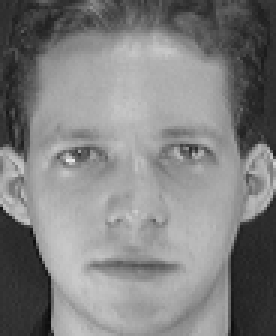
#> input picture att_faces/training/s1/1.pgm, 92 x 112 px, found by its file name (shown 3 times larger); its folder holds 3 pictures in this run
$ python tr1.py
#> lines starting #> are read from the running program, lines starting #| are printed output that depends on the picture
#> further down, img is the input picture: shape (112, 92); min 11, max 234, mean 128.3
### LBP.py
from skimage import feature #We start of by importing the feature  sub-module of scikit-image which contains the implementation of the Local Binary Patterns descriptor.
import numpy as np

import cv2


def lbp_cal(loadedImages):
	# store the number of points and radius
	radius = 3
	numPoints = 8*radius
# compute the Local Binary Pattern representation
	lbp = feature.local_binary_pattern(loadedImages,numPoints,radius, method="uniform")
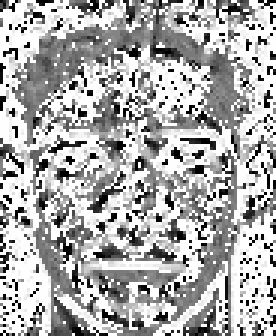
#> lbp: shape (112, 92) float64 (shown 3 times larger); min 0, max 25, mean 17; drawn with min black and max white

	#cv2.namedWindow('image', cv2.WINDOW_NORMAL) #for create new windewo name as "image"
	#cv2.imshow('image',lbp) # for show image
	#cv2.waitKey(0) # for waiting 0 is for infinte time

	binary_img = cv2.adaptiveThreshold(lbp.astype(np.uint8),255,cv2.ADAPTIVE_THRESH_GAUSSIAN_C,cv2.THRESH_BINARY,11,0)
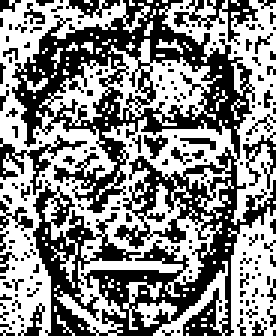
#> binary_img: shape (112, 92) (shown 3 times larger); 53.5% white; black in thin lines or dots
	#cv2.imshow('image',binary_img) # for show image
	#cv2.waitKey(0)
	#cv2.destroyWindow('image')
	hist=np.histogram(lbp.ravel(),bins=np.arange(0,numPoints + 3),range=(0, numPoints + 2))
	hist = hist[0].astype("float")
#> hist = 26 values, max 4178 at index 25, min 104 at index 20, mean 396.3
	print(hist)
#| [ 433.  280.  174.  155.  152.  153.  145.  167.  201.  224.  361.  546.
#|   635.  501.  289.  208.  141.  107.  142.  146.  104.  145.  130.  231.
#|   356. 4178.]
	return hist

### exp/tr1.py

from os import listdir
import numpy as np
from sklearn.svm import SVC
import cv2
import pickle


from LBP import lbp_cal


class_lb=[]
hist_data=[]
i=0
for x in range(1,41):
	path = "att_faces/training/s"+str(x)+"/"
	imagesList = listdir(path)
	l=np.size(imagesList)
	#print(imagesList)
	loadedImages = []

	for image in imagesList:
		img =cv2.imread(path+image,0)

		# [6 lines of commented-out code are left out]
		hist=lbp_cal(img)
#> (the run stopped early here; a loop or call above may not have finished)
